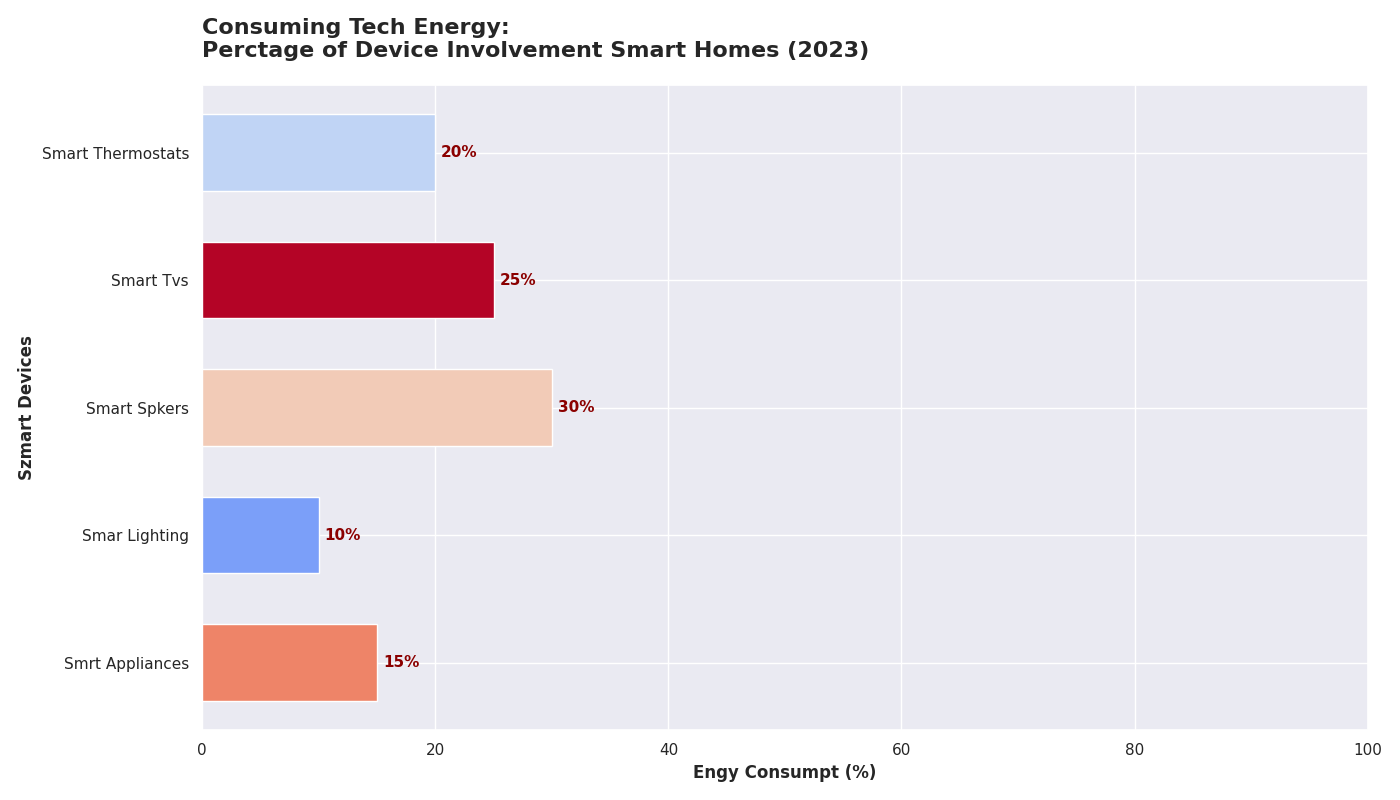

The script that drew this image:
import matplotlib.pyplot as plt
import numpy as np

# Manually shuffled device categories and corresponding energy consumption percentages
device_categories = ['Smart Thermostats', 'Smart Tvs', 'Smart Spkers', 'Smar Lighting', 'Smrt Appliances']
energy_consumption_percentages = [20, 25, 30, 10, 15]

# Keeping the color mapping the same since it doesn't influence the structure
cmap = plt.get_cmap('coolwarm')
colors = [cmap(0.4), cmap(1.0), cmap(0.6), cmap(0.2), cmap(0.8)]

fig, ax = plt.subplots(figsize=(14, 8))
bars = ax.barh(device_categories, energy_consumption_percentages, color=colors, height=0.6)

ax.set_xlabel('Engy Consumpt (%)', fontsize=12, fontweight='bold')
ax.set_ylabel('Szmart Devices', fontsize=12, fontweight='bold')
ax.set_title('Consuming Tech Energy:\nPerctage of Device Involvement Smart Homes (2023)', fontsize=16, fontweight='bold', loc='left', pad=20)

for bar in bars:
    width = bar.get_width()
    ax.text(width + 0.5, bar.get_y() + bar.get_height()/2,
            f'{width}%', va='center', ha='left', fontsize=11, fontweight='bold', color='darkred')

ax.set_xlim(0, 100)
ax.invert_yaxis()

plt.tight_layout()
plt.show()
